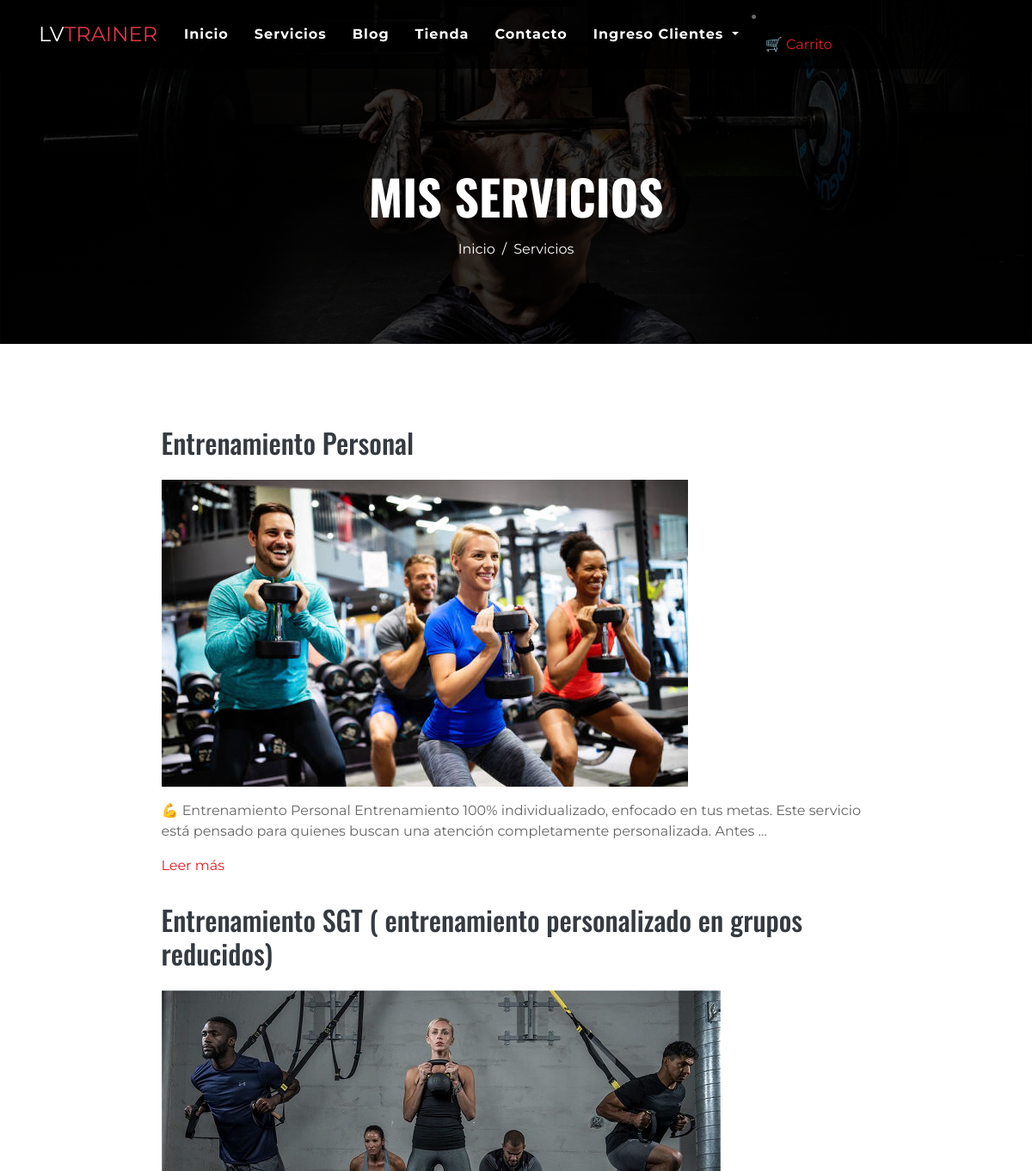
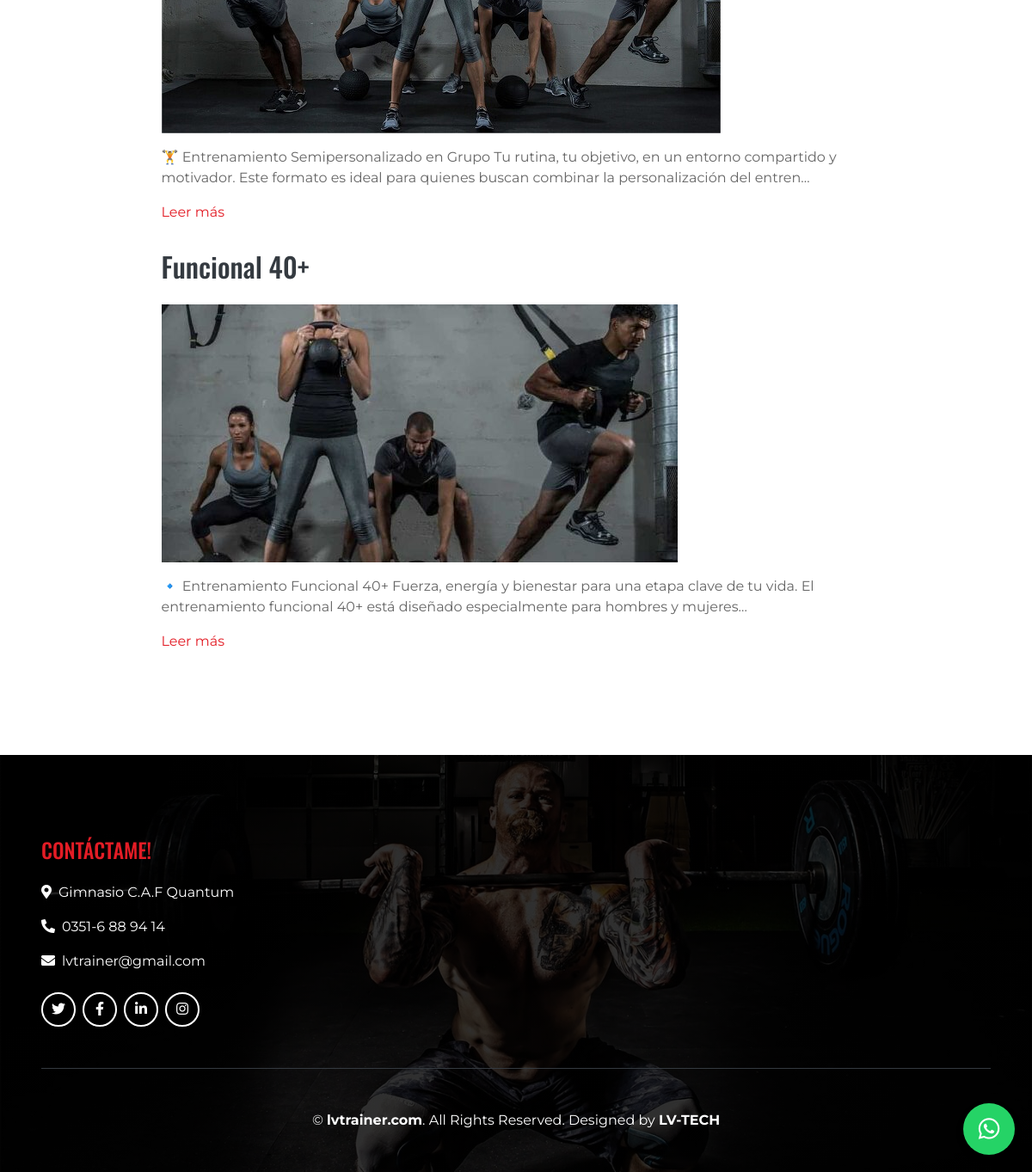
The page /pages/ on the database its author committed (2 pictures, top to bottom).
### pages/models.py (models this page shows, shortened)
class Page(models.Model):
    title = models.CharField(verbose_name="Título", max_length=200)
    slug = models.SlugField(max_length=200, unique=True, blank=True)  # nuevo campo
    content = RichTextField(verbose_name="Contenido")
    image = models.ImageField(upload_to='pages_images/', blank=True, null=True)
    order = models.SmallIntegerField(verbose_name="Orden", default=0)
    created = models.DateTimeField(auto_now_add=True, verbose_name="Fecha de creación")
    updated = models.DateTimeField(auto_now=True, verbose_name="Fecha de edición")
    price = models.DecimalField("Precio", max_digits=8, decimal_places=2, null=True, blank=True)
    mostrar_precio = models.BooleanField("¿Mostrar precio públicamente?", default=False)
    class Meta:
        verbose_name = "página"
        verbose_name_plural = "páginas"
        ordering = ['order', 'title']

### pages/views.py (the view)
# urls.py: path('', PageListView.as_view(), name='pages'),
class PageListView(ListView):
    model = Page

### shop/cart.py (called while the page is built)
    def __len__(self):
        return sum(item['quantity'] for item in self.cart.values())

### shop/context_processors.py (called while the page is built)
def cart(request):
    return {'cart': Cart(request)}

### pages/templates/pages/page_list.html (shortened to what this page needs)
{% extends 'core/base.html' %}
{% load static %}
{% block content %}
<div class="container-fluid page-header mb-5">
  <div class="d-flex flex-column align-items-center justify-content-center pt-0 pt-lg-5" style="min-height: 400px">
      <h4 class="display-4 mb-3 mt-0 mt-lg-5 text-white text-uppercase font-weight-bold">Mis Servicios</h4>
      <div class="d-inline-flex">
          <p class="m-0 text-white"><a href="{% url 'home' %}" class="text-white">Inicio</a></p>
          <p class="m-0 text-white px-2">/</p>
          <p class="m-0 text-white">Servicios</p>
      </div>
  </div>
</div>
<main role="main">
  <div class="container mb-4">
    {% for page in page_list|dictsort:"id" reversed %}
      <div class="row mt-3">
        <div class="col-md-9 mx-auto">
          <h2 class="mb-4">{{page.title}}</h2>
          {% if page.image %}
            <img src="{{ page.image.url }}" alt="{{ page.title }}" class="img-fluid mb-3 page-image">
          {% endif %}
          <div>
            <p>{{ page.content|striptags|safe|truncatechars:"200" }}</p>
            <p><a href="{% url 'pages:page' page.id page.title|slugify %}">Leer más</a>
            </p>
          </div>
        </div>
      </div>
    {% endfor %}
  </div>
</main>
{% endblock %}

### core/static/core/css/custom.css (style rules this page uses)
body { padding-top: 0 !important; }
main { padding-top: 2rem; padding-bottom: 2rem; }

### rows shown on the page
Page: title "Entrenamiento Personal", image (picture), content "💪 Entrenamiento Personal Entrenamiento 100% individualizado, enfocado en tus metas. Este servicio está pensado para quienes buscan una atención completamente personalizada. Antes …"
Page: title "Entrenamiento SGT ( entrenamiento personalizado en grupos reducidos)", image (picture), content "🏋️ Entrenamiento Semipersonalizado en Grupo Tu rutina, tu objetivo, en un entorno compartido y motivador. Este formato es ideal para quienes buscan combinar la personalización del entren…"
Page: title "Funcional 40+", image (picture), content "🔹 Entrenamiento Funcional 40+ Fuerza, energía y bienestar para una etapa clave de tu vida. El entrenamiento funcional 40+ está diseñado especialmente para hombres y mujeres…"
